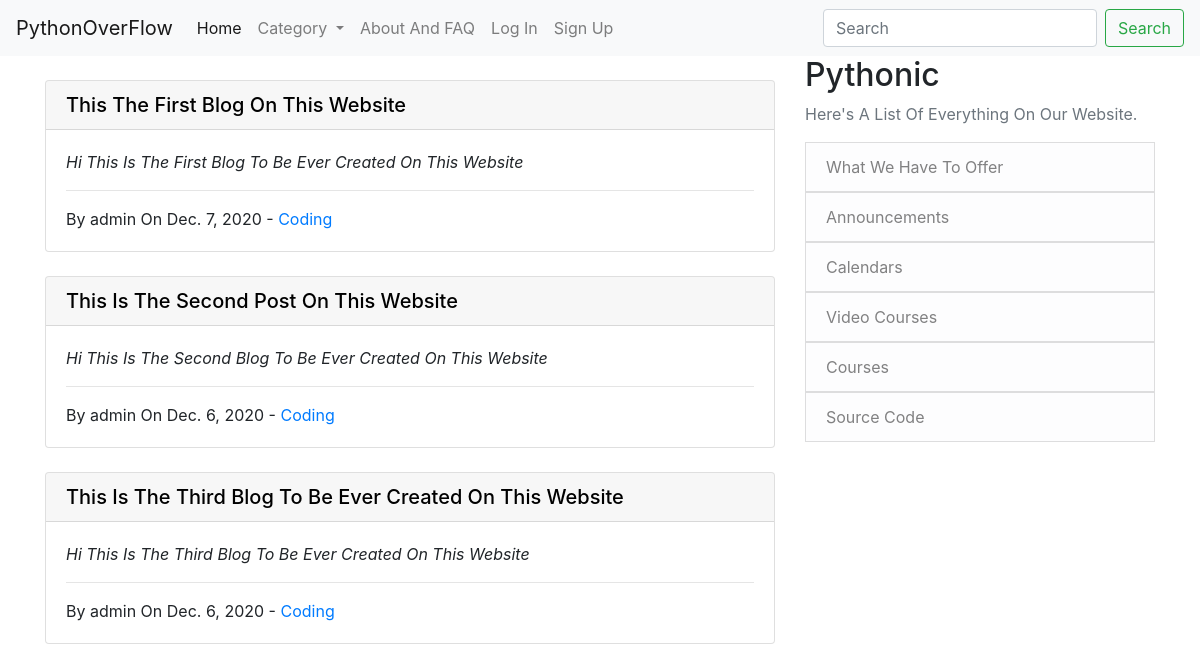
/, run on an earlier commit of the app's database.
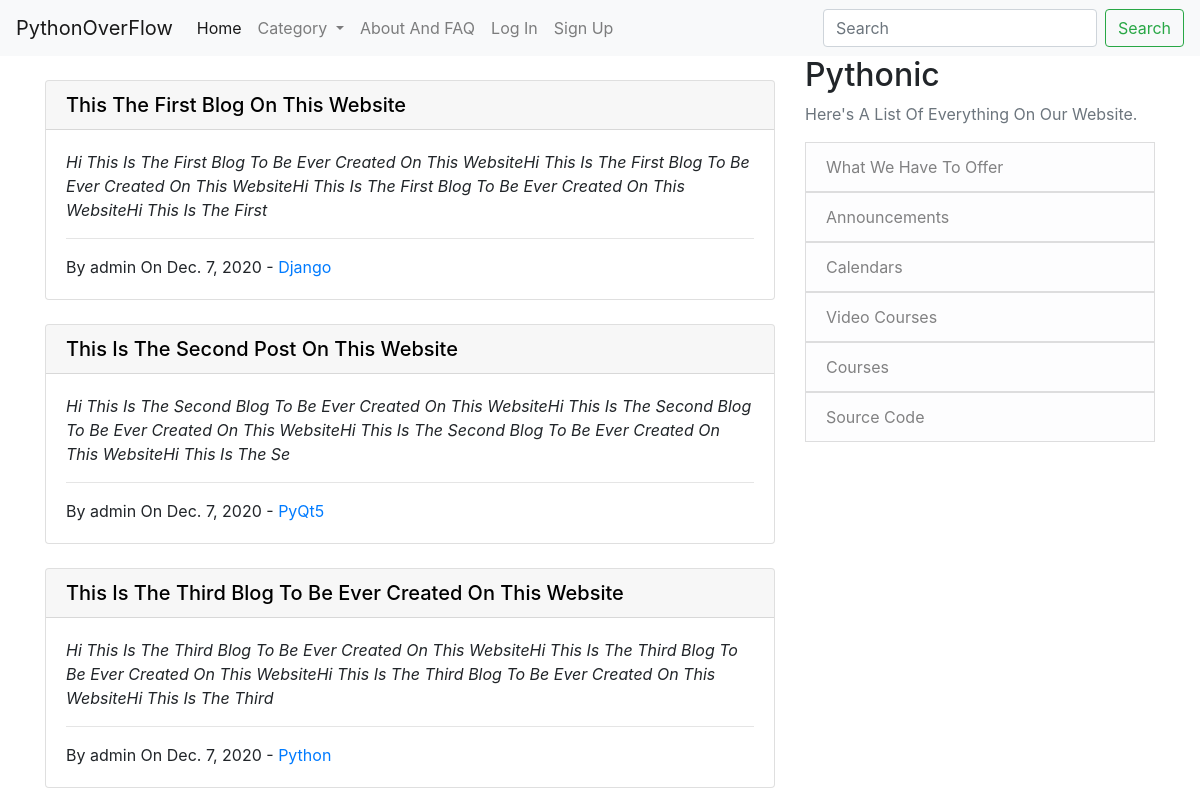
And on a later commit of the database.
### App/models.py (models this page shows, shortened)
class Post(models.Model):
    title = models.CharField(max_length=120)
    author = models.ForeignKey(User, on_delete=models.CASCADE)
    context = models.TextField()
    date_created = models.DateField(auto_now=True)
    category = models.CharField(max_length=30, default='Python')

### App/views.py (the view)
# urls.py: path('', home_view.as_view(), name='home'),
class home_view(ListView):
    model = Post
    template_name = 'App/home.html'
    ordering = ['-date_created']
    def get_context_data(self, *args, **kwargs):
        cate_menu = Category.objects.all()
        context = super(home_view, self).get_context_data(*args, **kwargs)
        context['cate_menu'] = cate_menu
        return context

### App/models.py (called while the page is built)
    def __str__(self):
        return self.name

### App/templates/App/home.html (shortened to what this page needs)
{% extends "App/base.html" %}
{% block content %}
<br>
{% for post in object_list %}
    <div class="card">
        <a href="{% url 'post_detail' post.pk %}" style="text-decoration: none; color: black">
            <h5 class="card-header">{{ post.title }}</h5>
        </a>
        <div class="card-body">
            <p class="card-text"><i>{{ post.context|slice:":200"}}</i></p>
            <hr>
            <p class="card-text">By {{ post.author }} On {{ post.date_created }} - <a href="{% url 'post_category' post.category %}">{{ post.category }}</a></p>
        </div>
    </div>
    <br>
{% endfor %}
{% endblock %}

### App/templates/App/base.html (shortened to what this page needs)
{% load static %}
<!DOCTYPE html>
<html lang="en">
<head>
    <link rel="stylesheet" href="https://cdn.jsdelivr.net/npm/bootstrap@4.5.3/dist/css/bootstrap.min.css">
</head>
<body>
        {% if user.is_authenticated %}
        <nav class="navbar navbar-expand-lg navbar-light bg-light">
          <a class="navbar-brand" href="#">PythonOverFlow</a>
          <button class="navbar-toggler" type="button" data-toggle="collapse" data-target="#navbarSupportedContent" aria-controls="navbarSupportedContent" aria-expanded="false" aria-label="Toggle navigation">
            <span class="navbar-toggler-icon"></span>
          </button>
          <div class="collapse navbar-collapse" id="navbarSupportedContent">
            <ul class="navbar-nav mr-auto">
              <li class="nav-item">
                <a class="nav-link" href="/">Home <span class="sr-only">(current)</span></a>
              </li>
              {% if cate_menu %}
              <li class="nav-item dropdown">
                <a class="nav-link dropdown-toggle" href="#" id="navbarDropdown" role="button" data-toggle="dropdown" aria-haspopup="true" aria-expanded="false">
                  Category
                </a>
                <div class="dropdown-menu" aria-labelledby="navbarDropdown">
                  {% for item in cate_menu %}
                    <a class="dropdown-item" href="{% url 'post_category' item %}">{{ item }}</a>
                  {% endfor %}
                </div>
              </li>
              {% endif %}
              <li class="nav-item">
                <a class="nav-link" href="/about">About And FAQ</a>
              </li>
              <li class="nav-item">
                <a class="nav-link" href="/make-post">Make Post</a>
              </li>
              <li class="nav-item">
                <a class="nav-link" href="/profile">Profile</a>
              </li>
              <li class="nav-item">
                <a class="nav-link" href="/registration/logout">Log Out</a>
              </li>
            </ul>
            <form class="form-inline my-2 my-lg-0">
              <input class="form-control mr-sm-2" type="search" placeholder="Search" aria-label="Search">
              <button class="btn btn-outline-success my-2 my-sm-0" type="submit">Search</button>
            </form>
          </div>
        </nav>
        {% else %}
        <nav class="navbar navbar-expand-lg navbar-light bg-light">
          <a class="navbar-brand" href="#">PythonOverFlow</a>
          <div class="collapse navbar-collapse" id="navbarSupportedContent">
            <ul class="navbar-nav mr-auto">
              <li class="nav-item active">
                <a class="nav-link" href="/">Home <span class="sr-only">(current)</span></a>
              </li>
              {% if cate_menu %}
              <li class="nav-item dropdown">
                <a class="nav-link dropdown-toggle" href="#" id="navbarDropdown" role="button" data-toggle="dropdown" aria-haspopup="true" aria-expanded="false">
                  Category
                </a>
              </li>
              {% endif %}
              <li class="nav-item">
                <a class="nav-link" href="/about">About And FAQ</a>
              </li>
              <li class="nav-item">
                <a class="nav-link" href="/registration/login/">Log In</a>
              </li>
              <li class="nav-item">
                <a class="nav-link" href="/registration/sign-up/">Sign Up</a>
              </li>
            </ul>
            <form class="form-inline my-2 my-lg-0">
              <input class="form-control mr-sm-2" type="search" placeholder="Search" aria-label="Search">
              <button class="btn btn-outline-success my-2 my-sm-0" type="submit">Search</button>
            </form>
          </div>
        </nav>
        {% endif %}
      <main role="main" class="container">
        <div class="row">
          <div class="col-md-8">
            {% block content %}{% endblock %}
          </div>
          <div class="col-md-4">
            <div class="content-section">
              <h2>Pythonic</h2>
              <p class='text-muted'>Here's A List Of Everything On Our Website.
                <ul class="list-group">
                  <a href="/about" style="text-decoration: none;"><li class="list-group-item list-group-item-light">What We Have To Offer</li></a>
                  <a href="/about" style="text-decoration: none;"><li class="list-group-item list-group-item-light">Announcements</li></a>
                  <a href="/about" style="text-decoration: none;"><li class="list-group-item list-group-item-light">Calendars</li></a>
                  <a href="/about" style="text-decoration: none;"><li class="list-group-item list-group-item-light">Video Courses</li></a>
                  <a href="/about" style="text-decoration: none;"><li class="list-group-item list-group-item-light">Courses</li></a>
                  <a href="/about" style="text-decoration: none;"><li class="list-group-item list-group-item-light">Source Code</li></a>
                </ul>
              </p>
            </div>
          </div>
        </div>
      </main>
</body>
</html>

What changed in the data, as far as the page shows it:
changed Post "This The First Blog On This Website": context "Hi This Is The First Blog To Be Ever Created On This Website" → "…Ever Created On This WebsiteHi This Is The First Blog To Be Ever Created On This WebsiteHi This Is The First Blog To Be Ever Created On This WebsiteHi This Is The First"; category "Coding" → "Django"
changed Post "This Is The Second Post On This Website": context "Hi This Is The Second Blog To Be Ever Created On This Website" → "…Ever Created On This WebsiteHi This Is The Second Blog To Be Ever Created On This WebsiteHi This Is The Second Blog To Be Ever Created On This WebsiteHi This Is The Se"; date_created "Dec. 6, 2020" → "Dec. 7, 2020"; category "Coding" → "PyQt5"
changed Post "This Is The Third Blog To Be Ever Created On This Website": context "Hi This Is The Third Blog To Be Ever Created On This Website" → "…Ever Created On This WebsiteHi This Is The Third Blog To Be Ever Created On This WebsiteHi This Is The Third Blog To Be Ever Created On This WebsiteHi This Is The Third"; date_created "Dec. 6, 2020" → "Dec. 7, 2020"; category "Coding" → "Python"
